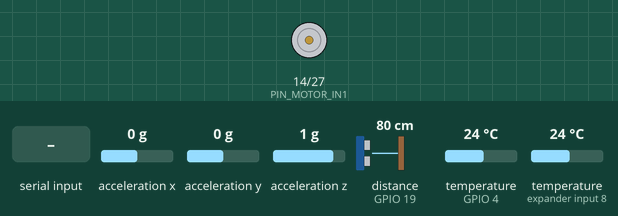
A sketch run on a simulated ESP32. Parts: motor-driver pin pairs drawn as motors (green arrow = first pin HIGH = forward, orange = second pin HIGH = backward, longer = more drive, scaled by the enable pin). Wiring (inferred from the names in the program): ultrasonic range finder: trigger GPIO 18; echo GPIO 19; MPU-6050 motion sensor at I2C address 0x68. Inputs (shaded band) come from the test bench; at power-on: acceleration x 0 g, acceleration y 0 g, acceleration z 1 g, distance to the obstacle (sensor on GPIO 19) 80 cm, temperature (sensors on GPIO 4, expander input 8) 24 °C. The echo pulse lasts 58.3 µs per cm; what the sketch prints to the serial monitor is not drawn.

Above: at 1.7 s.
1.8 s: "START\n" received over Serial
At 2.5 s:
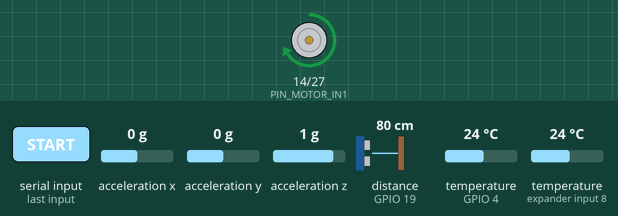
3.3 s: acceleration x set to -1 g
4.8 s: acceleration x set to -1.3 g
At 6.2 s:
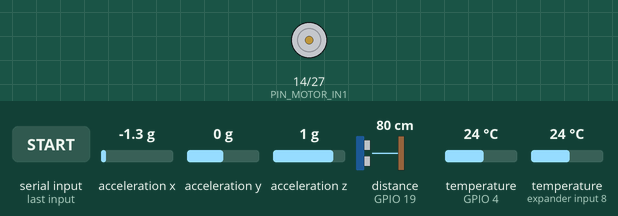
Timing chart, 0 to 7.8 s (numbered marks = the images above; inputs shaded):
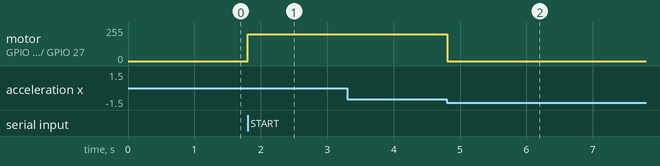

The sketch:

conveyor_esp32_firmware.ino
```cpp
/*
 * =========================================================================================
 * ESP32 DIGITAL TWIN FIRMWARE - USB SERIAL TELEMETRY ENGINE
 * Tabletop Dual-Roller Mini Conveyor Process Monitoring & Autonomous Safety Interlocks
 * =========================================================================================
 *
 * PIN ASSIGNMENTS:
 * -----------------------------------------------------------------------------------------
 *  1. DS18B20 One-Wire Bus (GPIO 4):
 *     - Head Drive Motor Probe (DS18B20 #1)
 *     - Tail Idler Bearing Probe (DS18B20 #2)
 *     * Note: Requires 4.7k ohm pull-up resistor between GPIO 4 and 3.3V
 *
 *  2. MPU-6050 6-DOF IMU (I2C Bus):
 *     - SDA -> GPIO 21
 *     - SCL -> GPIO 22
 *     - VCC -> 3.3V / GND -> GND
 *
 *  3. HC-SR04 Ultrasonic Object Sensor:
 *     - TRIG -> GPIO 18 (10us trigger pulse)
 *     - ECHO -> GPIO 19 (via 1k / 2k resistor voltage divider to safeguard 3.3V logic)
 *
 *  4. L298N H-Bridge Motor Driver:
 *     - IN1 -> GPIO 14 (Direction Forward)
 *     - IN2 -> GPIO 27 (Direction Reverse)
 *     - ENA -> GPIO 12 (PWM Speed Control)
 *
 *  5. USB Serial:
 *     - Baud Rate: 115200
 *     - Streams compact JSON packets at 10Hz (every 100ms)
 *     - Ingests commands: {"cmd":"START"}, {"cmd":"STOP"}, {"cmd":"ESTOP"}, {"cmd":"RESET"}
 * =========================================================================================
 */

#include <Wire.h>
#include <OneWire.h>
#include <DallasTemperature.h>

// --- PIN DEFINITIONS ---
#define PIN_ONEWIRE_BUS       4
#define PIN_I2C_SDA          21
#define PIN_I2C_SCL          22
#define PIN_TRIG             18
#define PIN_ECHO             19
#define PIN_MOTOR_IN1        14
#define PIN_MOTOR_IN2        27
#define PIN_MOTOR_ENA        12

// --- SAFETY THRESHOLDS ---
#define TEMP_CUTOFF_C        58.0f   // Emergency thermal cutoff (°C)
#define VIB_CUTOFF_G          1.20f   // Emergency vibration trip (g RMS)
#define ULTRASONIC_TRIGGER_CM 9.0f    // Distance threshold indicating object present

// --- MPU-6050 REGISTERS ---
#define MPU6050_ADDR         0x68
#define MPU6050_PWR_MGMT_1   0x6B
#define MPU6050_ACCEL_XOUT_H 0x3B

// --- GLOBAL OBJECTS ---
OneWire oneWire(PIN_ONEWIRE_BUS);
DallasTemperature tempSensors(&oneWire);

// State variables
bool isMotorRunning = false;
bool isTripped = false;
String lastTripReason = "";
int targetRpm = 180;
int motorPwmValue = 0; // 0 to 255

// Sensor variables
float tempHead = 24.5f;
float tempTail = 24.2f;
float vibrationRms = 0.02f;
float distanceCm = 24.5f;
bool objectDetected = false;
float motorCurrentA = 0.04f;

// Timing
unsigned long lastTelemetryTime = 0;
const unsigned long TELEMETRY_INTERVAL_MS = 100; // 10 Hz

// -----------------------------------------------------------------------------------------
// HARDWARE INITIALIZATION
// -----------------------------------------------------------------------------------------
void setup() {
  Serial.begin(115200);
  delay(500);

  // Initialize Motor Pins
  pinMode(PIN_MOTOR_IN1, OUTPUT);
  pinMode(PIN_MOTOR_IN2, OUTPUT);
  pinMode(PIN_MOTOR_ENA, OUTPUT);
  stopMotorHardware();

  // Initialize Ultrasonic Pins
  pinMode(PIN_TRIG, OUTPUT);
  pinMode(PIN_ECHO, INPUT);
  digitalWrite(PIN_TRIG, LOW);

  // Initialize I2C for MPU-6050
  Wire.begin(PIN_I2C_SDA, PIN_I2C_SCL, 400000);
  initMPU6050();

  // Initialize OneWire DS18B20 Temperature Probes
  tempSensors.begin();
  tempSensors.setWaitForConversion(false); // Non-blocking reads
  tempSensors.requestTemperatures();

  Serial.println("{\"status\":\"ESP32_CONVEYOR_NODE_READY\",\"baud\":115200}");
}

// -----------------------------------------------------------------------------------------
// MAIN LOOP
// -----------------------------------------------------------------------------------------
void loop() {
  // 1. Process incoming USB commands from Web Serial
  processIncomingSerialCommands();

  // 2. High-speed sensor sampling & safety interlocks
  sampleVibration();
  sampleUltrasonic();
  sampleTemperatures();

  // 3. Autonomous safety trip check (Firmware-level zero latency protection)
  checkSafetyCutoffs();

  // 4. Stream real-time telemetry over USB Serial (10Hz)
  unsigned long now = millis();
  if (now - lastTelemetryTime >= TELEMETRY_INTERVAL_MS) {
    lastTelemetryTime = now;
    sendTelemetryJson();
  }
}

// -----------------------------------------------------------------------------------------
// MOTOR HARDWARE CONTROL
// -----------------------------------------------------------------------------------------
void startMotorHardware(int speedPwm = 200) {
  if (isTripped) return;
  digitalWrite(PIN_MOTOR_IN1, HIGH);
  digitalWrite(PIN_MOTOR_IN2, LOW);
  analogWrite(PIN_MOTOR_ENA, speedPwm);
  isMotorRunning = true;
  motorPwmValue = speedPwm;
  motorCurrentA = 1.15f;
}

void stopMotorHardware() {
  digitalWrite(PIN_MOTOR_IN1, LOW);
  digitalWrite(PIN_MOTOR_IN2, LOW);
  analogWrite(PIN_MOTOR_ENA, 0);
  isMotorRunning = false;
  motorPwmValue = 0;
  motorCurrentA = 0.04f;
}

// -----------------------------------------------------------------------------------------
// SENSOR SAMPLING ROUTINES
// -----------------------------------------------------------------------------------------
void initMPU6050() {
  Wire.beginTransmission(MPU6050_ADDR);
  Wire.write(MPU6050_PWR_MGMT_1);
  Wire.write(0x00); // Wake up device
  Wire.endTransmission(true);
}

void sampleVibration() {
  Wire.beginTransmission(MPU6050_ADDR);
  Wire.write(MPU6050_ACCEL_XOUT_H);
  if (Wire.endTransmission(false) != 0) {
    // If MPU6050 is not plugged in, provide nominal baseline
    vibrationRms = isMotorRunning ? 0.32f : 0.02f;
    return;
  }

  Wire.requestFrom((uint8_t)MPU6050_ADDR, (size_t)6, true);
  if (Wire.available() >= 6) {
    int16_t ax = (Wire.read() << 8) | Wire.read();
    int16_t ay = (Wire.read() << 8) | Wire.read();
    int16_t az = (Wire.read() << 8) | Wire.read();

    // Scale to g (default +/- 2g range = 16384 LSB/g)
    float gx = (float)ax / 16384.0f;
    float gy = (float)ay / 16384.0f;
    float gz = ((float)az / 16384.0f) - 1.0f; // Subtract 1g static gravity

    // RMS magnitude
    vibrationRms = sqrt(gx * gx + gy * gy + gz * gz);
  }
}

void sampleUltrasonic() {
  digitalWrite(PIN_TRIG, LOW);
  delayMicroseconds(2);
  digitalWrite(PIN_TRIG, HIGH);
  delayMicroseconds(10);
  digitalWrite(PIN_TRIG, LOW);

  long durationUs = pulseIn(PIN_ECHO, HIGH, 25000); // Max 25ms timeout (~4.2m)
  if (durationUs > 0) {
    distanceCm = (float)durationUs * 0.0343f / 2.0f;
  } else {
    distanceCm = 24.5f; // Baseline empty bed
  }

  objectDetected = (distanceCm <= ULTRASONIC_TRIGGER_CM);
}

void sampleTemperatures() {
  static unsigned long lastTempReq = 0;
  if (millis() - lastTempReq > 1000) {
    lastTempReq = millis();

    int deviceCount = tempSensors.getDeviceCount();
    if (deviceCount >= 2) {
      tempHead = tempSensors.getTempCByIndex(0);
      tempTail = tempSensors.getTempCByIndex(1);
    } else if (deviceCount == 1) {
      tempHead = tempSensors.getTempCByIndex(0);
      tempTail = tempHead - 5.0f;
    } else {
      // Nominal fallback if probes not yet plugged into breadboard
      if (isMotorRunning) {
        if (tempHead < 36.5f) tempHead += 0.05f;
        if (tempTail < 30.2f) tempTail += 0.03f;
      } else {
        if (tempHead > 24.5f) tempHead -= 0.08f;
        if (tempTail > 24.2f) tempTail -= 0.05f;
      }
    }
    tempSensors.requestTemperatures();
  }
}

// -----------------------------------------------------------------------------------------
// AUTONOMOUS SAFETY CUTOFF LOGIC
// -----------------------------------------------------------------------------------------
void checkSafetyCutoffs() {
  if (!isMotorRunning) return;

  // 1. Thermal Cutoff (Head Motor or Tail Roller)
  if (tempHead >= TEMP_CUTOFF_C || tempTail >= TEMP_CUTOFF_C) {
    isTripped = true;
    lastTripReason = "Thermal Cutoff Exceeded (>58C)";
    stopMotorHardware();
  }

  // 2. Vibration Cutoff
  if (vibrationRms >= VIB_CUTOFF_G) {
    isTripped = true;
    lastTripReason = "Mechanical Vibration Cutoff Exceeded (>1.20g RMS)";
    stopMotorHardware();
  }
}

// -----------------------------------------------------------------------------------------
// USB SERIAL INGESTION (COMMANDS FROM DIGITAL TWIN WEB INTERFACE)
// -----------------------------------------------------------------------------------------
void processIncomingSerialCommands() {
  while (Serial.available()) {
    String cmd = Serial.readStringUntil('\n');
    cmd.trim();
    if (cmd.length() == 0) continue;

    if (cmd.indexOf("\"cmd\":\"START\"") >= 0 || cmd == "START") {
      if (!isTripped) {
        startMotorHardware(200);
      }
    } else if (cmd.indexOf("\"cmd\":\"STOP\"") >= 0 || cmd == "STOP") {
      stopMotorHardware();
    } else if (cmd.indexOf("\"cmd\":\"ESTOP\"") >= 0 || cmd == "ESTOP") {
      isTripped = true;
      lastTripReason = "Emergency Stop Command Engaged";
      stopMotorHardware();
    } else if (cmd.indexOf("\"cmd\":\"RESET\"") >= 0 || cmd == "RESET") {
      isTripped = false;
      lastTripReason = "";
      stopMotorHardware();
    }
  }
}

// -----------------------------------------------------------------------------------------
// STREAM REAL-TIME TELEMETRY JSON OVER USB
// -----------------------------------------------------------------------------------------
void sendTelemetryJson() {
  String stateStr = isTripped ? "FAULT" : (isMotorRunning ? "RUNNING" : "STOPPED");
  int currentRpm = isMotorRunning ? targetRpm : 0;

  Serial.print("{\"temperature_head_c\":");
  Serial.print(tempHead, 1);
  Serial.print(",\"temperature_tail_c\":");
  Serial.print(tempTail, 1);
  Serial.print(",\"temperature_c\":");
  Serial.print(max(tempHead, tempTail), 1);
  Serial.print(",\"vibration_rms_g\":");
  Serial.print(vibrationRms, 2);
  Serial.print(",\"ultrasonic_distance_cm\":");
  Serial.print(distanceCm, 1);
  Serial.print(",\"object_detected\":");
  Serial.print(objectDetected ? "true" : "false");
  Serial.print(",\"motor_state\":\"");
  Serial.print(stateStr);
  Serial.print("\",\"motor_speed_rpm\":");
  Serial.print(currentRpm);
  Serial.print(",\"motor_current_a\":");
  Serial.print(motorCurrentA, 2);
  Serial.print(",\"device_id\":\"ESP32_CONVEYOR_NODE_01\"}\n");
}
```

Measured:
- the behaviour switches between -1.1 and -1.2 g on acceleration x (found by bisection; images 1 and 2)
- after the input at 1.8 s, motor on GPIO 14 (PIN_MOTOR_IN1) / GPIO 27 (PIN_MOTOR_IN2): stopped → forward 200/255 at once
- after the input at 3.3 s, every drawn part: stays the same
- after the input at 4.8 s, motor on GPIO 14 (PIN_MOTOR_IN1) / GPIO 27 (PIN_MOTOR_IN2): forward 200/255 → stopped at once
